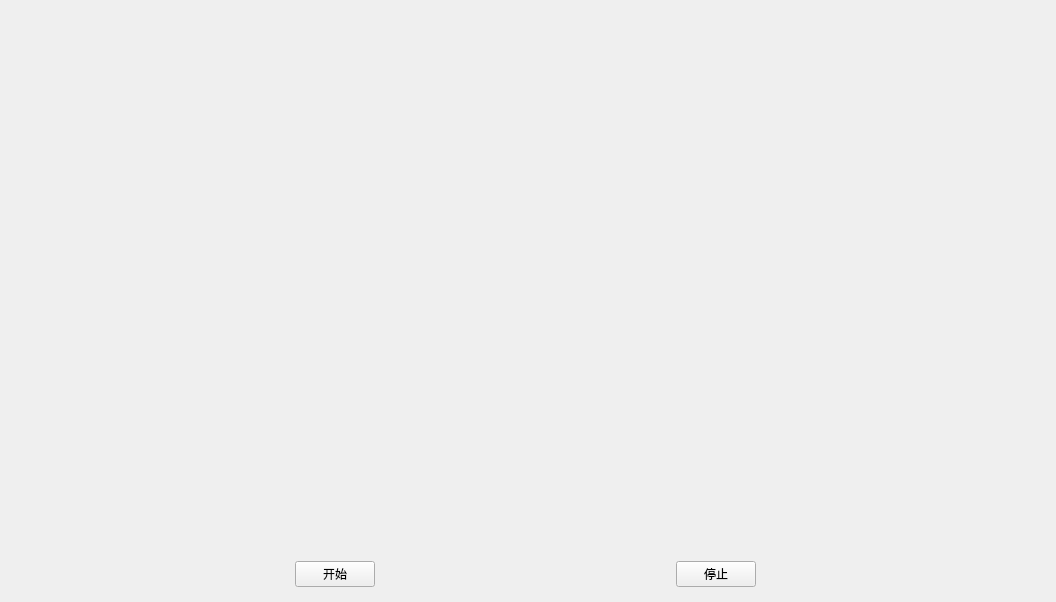
<?xml version="1.0" encoding="UTF-8"?>
<ui version="4.0">
 <class>Widget</class>
 <widget class="QWidget" name="Widget">
  <property name="geometry">
   <rect>
    <x>0</x>
    <y>0</y>
    <width>1056</width>
    <height>602</height>
   </rect>
  </property>
  <property name="windowTitle">
   <string>Widget</string>
  </property>
  <widget class="QLabel" name="picLab">
   <property name="geometry">
    <rect>
     <x>9</x>
     <y>9</y>
     <width>1041</width>
     <height>531</height>
    </rect>
   </property>
   <property name="text">
    <string/>
   </property>
  </widget>
  <widget class="QWidget" name="widget" native="true">
   <property name="geometry">
    <rect>
     <x>0</x>
     <y>550</y>
     <width>1051</width>
     <height>48</height>
    </rect>
   </property>
   <layout class="QHBoxLayout" name="horizontalLayout">
    <item>
     <spacer name="horizontalSpacer">
      <property name="orientation">
       <enum>Qt::Orientation::Horizontal</enum>
      </property>
      <property name="sizeHint" stdset="0">
       <size>
        <width>40</width>
        <height>20</height>
       </size>
      </property>
     </spacer>
    </item>
    <item>
     <widget class="QPushButton" name="pushButton">
      <property name="text">
       <string>开始</string>
      </property>
     </widget>
    </item>
    <item>
     <spacer name="horizontalSpacer_3">
      <property name="orientation">
       <enum>Qt::Orientation::Horizontal</enum>
      </property>
      <property name="sizeHint" stdset="0">
       <size>
        <width>40</width>
        <height>20</height>
       </size>
      </property>
     </spacer>
    </item>
    <item>
     <widget class="QPushButton" name="pushButton_2">
      <property name="text">
       <string>停止</string>
      </property>
     </widget>
    </item>
    <item>
     <spacer name="horizontalSpacer_2">
      <property name="orientation">
       <enum>Qt::Orientation::Horizontal</enum>
      </property>
      <property name="sizeHint" stdset="0">
       <size>
        <width>40</width>
        <height>20</height>
       </size>
      </property>
     </spacer>
    </item>
   </layout>
  </widget>
 </widget>
 <resources/>
 <connections/>
</ui>
